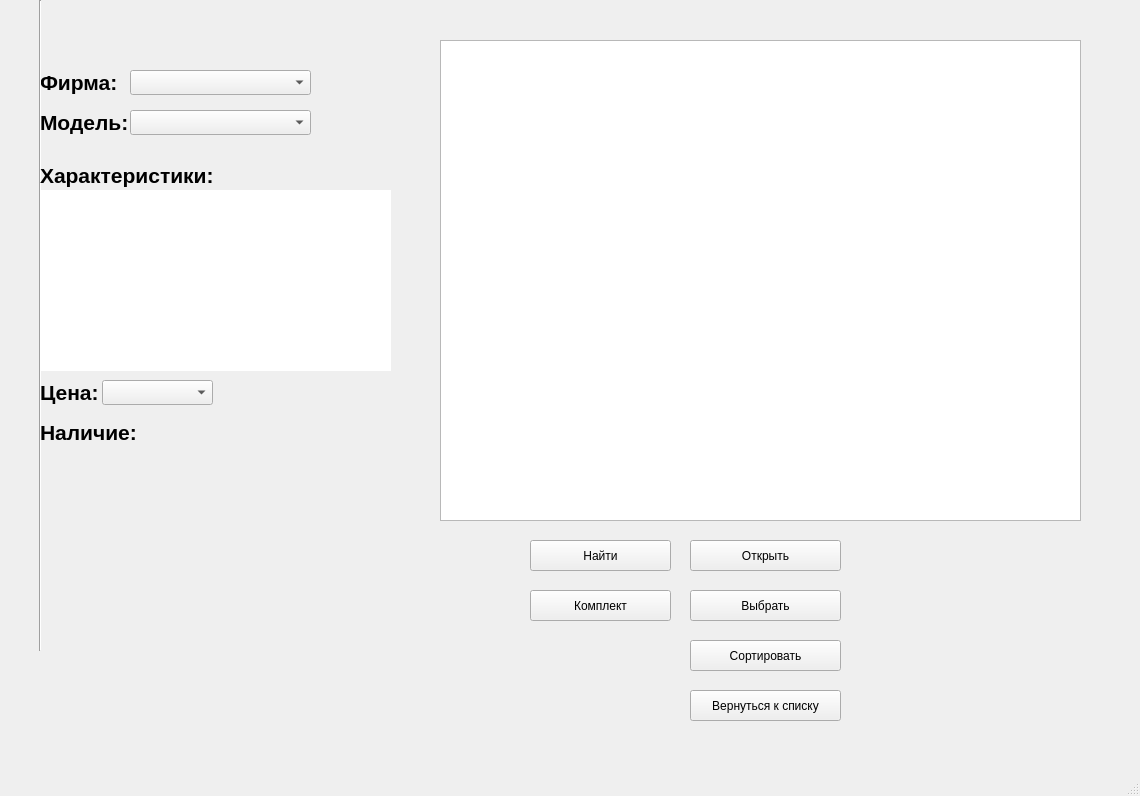
<?xml version="1.0" encoding="UTF-8"?>
<ui version="4.0">
 <class>MainWindow</class>
 <widget class="QMainWindow" name="MainWindow">
  <property name="geometry">
   <rect>
    <x>0</x>
    <y>0</y>
    <width>1140</width>
    <height>796</height>
   </rect>
  </property>
  <property name="minimumSize">
   <size>
    <width>1140</width>
    <height>796</height>
   </size>
  </property>
  <property name="maximumSize">
   <size>
    <width>1140</width>
    <height>796</height>
   </size>
  </property>
  <property name="windowTitle">
   <string>MainWindow</string>
  </property>
  <widget class="QWidget" name="centralwidget">
   <widget class="QListView" name="listView">
    <property name="geometry">
     <rect>
      <x>440</x>
      <y>40</y>
      <width>641</width>
      <height>481</height>
     </rect>
    </property>
   </widget>
   <widget class="QPushButton" name="pushButton">
    <property name="geometry">
     <rect>
      <x>690</x>
      <y>540</y>
      <width>151</width>
      <height>31</height>
     </rect>
    </property>
    <property name="text">
     <string>Открыть</string>
    </property>
   </widget>
   <widget class="QPushButton" name="pushButton_2">
    <property name="geometry">
     <rect>
      <x>690</x>
      <y>590</y>
      <width>151</width>
      <height>31</height>
     </rect>
    </property>
    <property name="text">
     <string>Выбрать</string>
    </property>
   </widget>
   <widget class="QTableView" name="tableView">
    <property name="geometry">
     <rect>
      <x>440</x>
      <y>40</y>
      <width>641</width>
      <height>481</height>
     </rect>
    </property>
    <property name="editTriggers">
     <set>QAbstractItemView::NoEditTriggers</set>
    </property>
   </widget>
   <widget class="QLabel" name="firm">
    <property name="geometry">
     <rect>
      <x>40</x>
      <y>70</y>
      <width>76</width>
      <height>24</height>
     </rect>
    </property>
    <property name="font">
     <font>
      <pointsize>16</pointsize>
      <italic>false</italic>
      <bold>true</bold>
      <underline>false</underline>
      <strikeout>false</strikeout>
     </font>
    </property>
    <property name="text">
     <string>Фирма:</string>
    </property>
   </widget>
   <widget class="QComboBox" name="comboBoxFirm">
    <property name="geometry">
     <rect>
      <x>130</x>
      <y>70</y>
      <width>181</width>
      <height>25</height>
     </rect>
    </property>
   </widget>
   <widget class="QLabel" name="model">
    <property name="geometry">
     <rect>
      <x>40</x>
      <y>110</y>
      <width>91</width>
      <height>25</height>
     </rect>
    </property>
    <property name="font">
     <font>
      <pointsize>16</pointsize>
      <bold>true</bold>
     </font>
    </property>
    <property name="text">
     <string>Модель:</string>
    </property>
   </widget>
   <widget class="QComboBox" name="comboBoxModel">
    <property name="geometry">
     <rect>
      <x>130</x>
      <y>110</y>
      <width>181</width>
      <height>25</height>
     </rect>
    </property>
   </widget>
   <widget class="Line" name="line">
    <property name="geometry">
     <rect>
      <x>30</x>
      <y>0</y>
      <width>20</width>
      <height>651</height>
     </rect>
    </property>
    <property name="orientation">
     <enum>Qt::Vertical</enum>
    </property>
   </widget>
   <widget class="QLabel" name="param">
    <property name="geometry">
     <rect>
      <x>40</x>
      <y>160</y>
      <width>191</width>
      <height>31</height>
     </rect>
    </property>
    <property name="font">
     <font>
      <pointsize>16</pointsize>
      <bold>true</bold>
     </font>
    </property>
    <property name="text">
     <string>Характеристики:</string>
    </property>
   </widget>
   <widget class="QLabel" name="text">
    <property name="geometry">
     <rect>
      <x>40</x>
      <y>190</y>
      <width>351</width>
      <height>181</height>
     </rect>
    </property>
    <property name="font">
     <font>
      <pointsize>14</pointsize>
     </font>
    </property>
    <property name="styleSheet">
     <string notr="true">background-color: rgb(255, 255, 255);</string>
    </property>
    <property name="text">
     <string/>
    </property>
    <property name="textFormat">
     <enum>Qt::AutoText</enum>
    </property>
    <property name="alignment">
     <set>Qt::AlignLeading|Qt::AlignLeft|Qt::AlignTop</set>
    </property>
    <property name="wordWrap">
     <bool>true</bool>
    </property>
   </widget>
   <widget class="QLabel" name="price">
    <property name="geometry">
     <rect>
      <x>40</x>
      <y>380</y>
      <width>58</width>
      <height>24</height>
     </rect>
    </property>
    <property name="font">
     <font>
      <pointsize>16</pointsize>
      <bold>true</bold>
     </font>
    </property>
    <property name="text">
     <string>Цена:</string>
    </property>
   </widget>
   <widget class="QComboBox" name="comboBoxPrice">
    <property name="geometry">
     <rect>
      <x>102</x>
      <y>380</y>
      <width>111</width>
      <height>25</height>
     </rect>
    </property>
   </widget>
   <widget class="QLabel" name="availability">
    <property name="geometry">
     <rect>
      <x>40</x>
      <y>420</y>
      <width>95</width>
      <height>24</height>
     </rect>
    </property>
    <property name="font">
     <font>
      <pointsize>16</pointsize>
      <bold>true</bold>
     </font>
    </property>
    <property name="text">
     <string>Наличие:</string>
    </property>
   </widget>
   <widget class="QLabel" name="yOrN">
    <property name="geometry">
     <rect>
      <x>148</x>
      <y>420</y>
      <width>73</width>
      <height>24</height>
     </rect>
    </property>
    <property name="font">
     <font>
      <pointsize>14</pointsize>
     </font>
    </property>
    <property name="text">
     <string/>
    </property>
   </widget>
   <widget class="QPushButton" name="pushButton_3">
    <property name="geometry">
     <rect>
      <x>690</x>
      <y>640</y>
      <width>151</width>
      <height>31</height>
     </rect>
    </property>
    <property name="text">
     <string>Сортировать</string>
    </property>
   </widget>
   <widget class="QPushButton" name="pushButton_4">
    <property name="geometry">
     <rect>
      <x>690</x>
      <y>690</y>
      <width>151</width>
      <height>31</height>
     </rect>
    </property>
    <property name="text">
     <string>Вернуться к списку</string>
    </property>
   </widget>
   <widget class="QPushButton" name="pushButton_5">
    <property name="geometry">
     <rect>
      <x>530</x>
      <y>540</y>
      <width>141</width>
      <height>31</height>
     </rect>
    </property>
    <property name="text">
     <string>Найти</string>
    </property>
   </widget>
   <widget class="QPushButton" name="pushButton_6">
    <property name="geometry">
     <rect>
      <x>530</x>
      <y>590</y>
      <width>141</width>
      <height>31</height>
     </rect>
    </property>
    <property name="text">
     <string>Комплект</string>
    </property>
   </widget>
  </widget>
  <widget class="QMenuBar" name="menubar">
   <property name="geometry">
    <rect>
     <x>0</x>
     <y>0</y>
     <width>1140</width>
     <height>22</height>
    </rect>
   </property>
  </widget>
  <widget class="QStatusBar" name="statusbar"/>
 </widget>
 <resources/>
 <connections/>
</ui>
